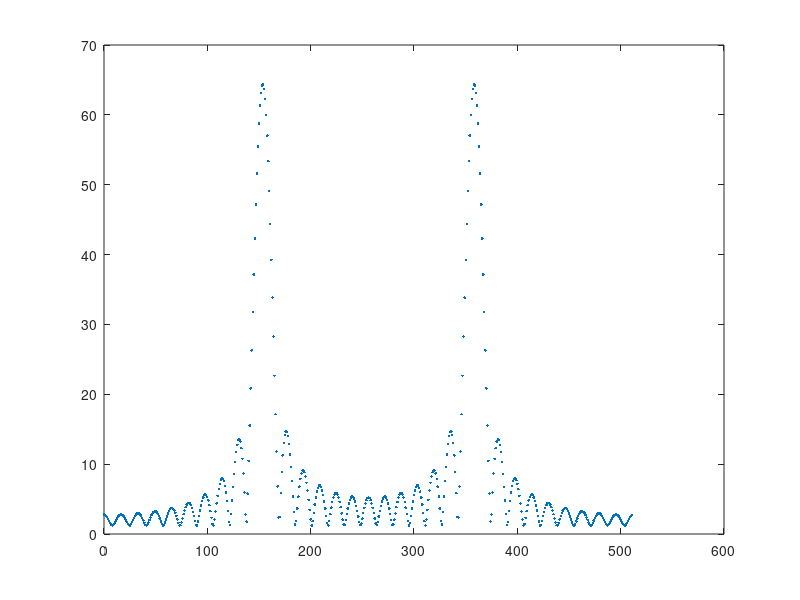

Recreate this plot in MATLAB.
%3.1
n = [0:31];
fs=8000;
A=4;
fx = 2400;
xn = A*cos(2*pi*fx*n/fs);
xn = [xn zeros(1,512-32)];
figure
plot([0:511],abs(fft(xn)),'.');
%hem obtingut una grafica semblant a la de la seva
%transformada